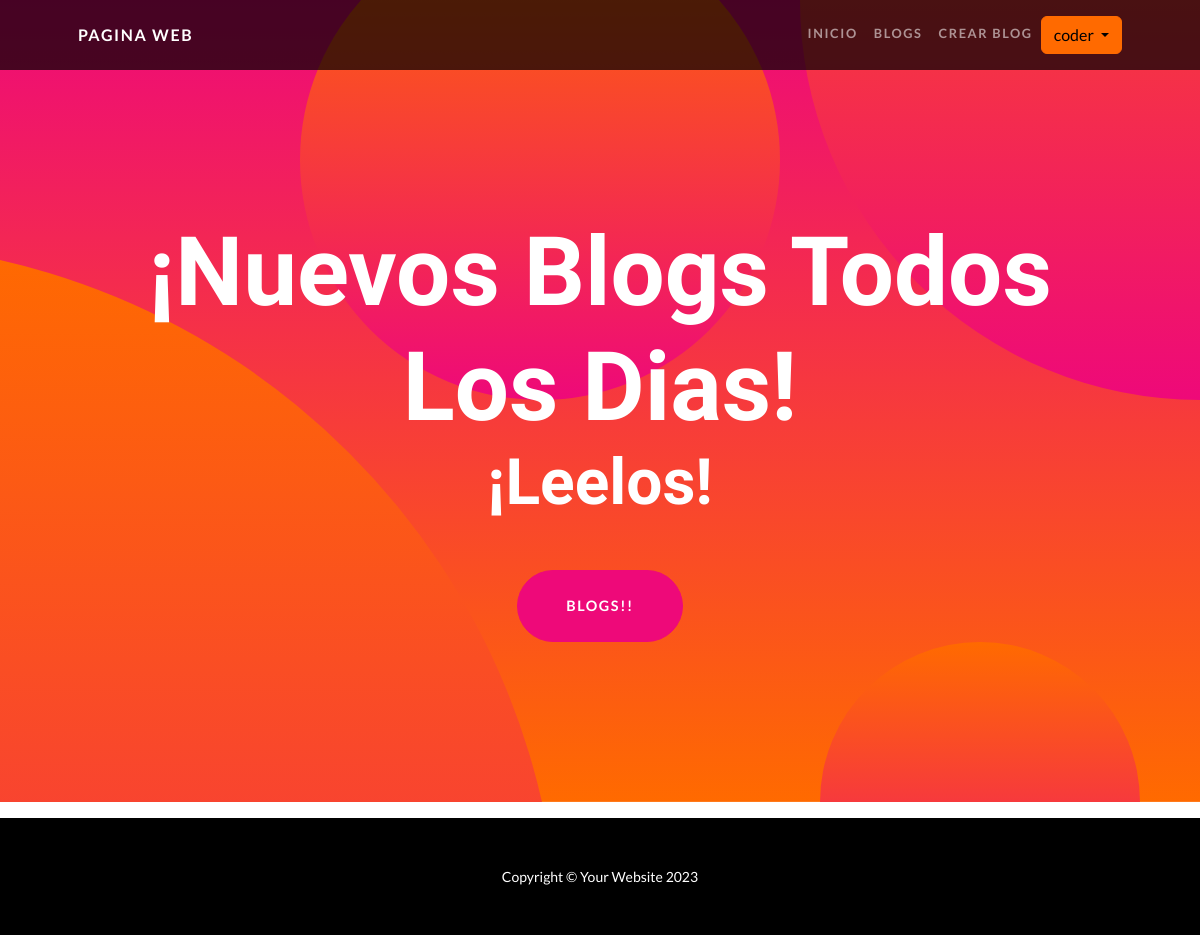
Page /blogs/list/ (signed in) on the earlier database version.
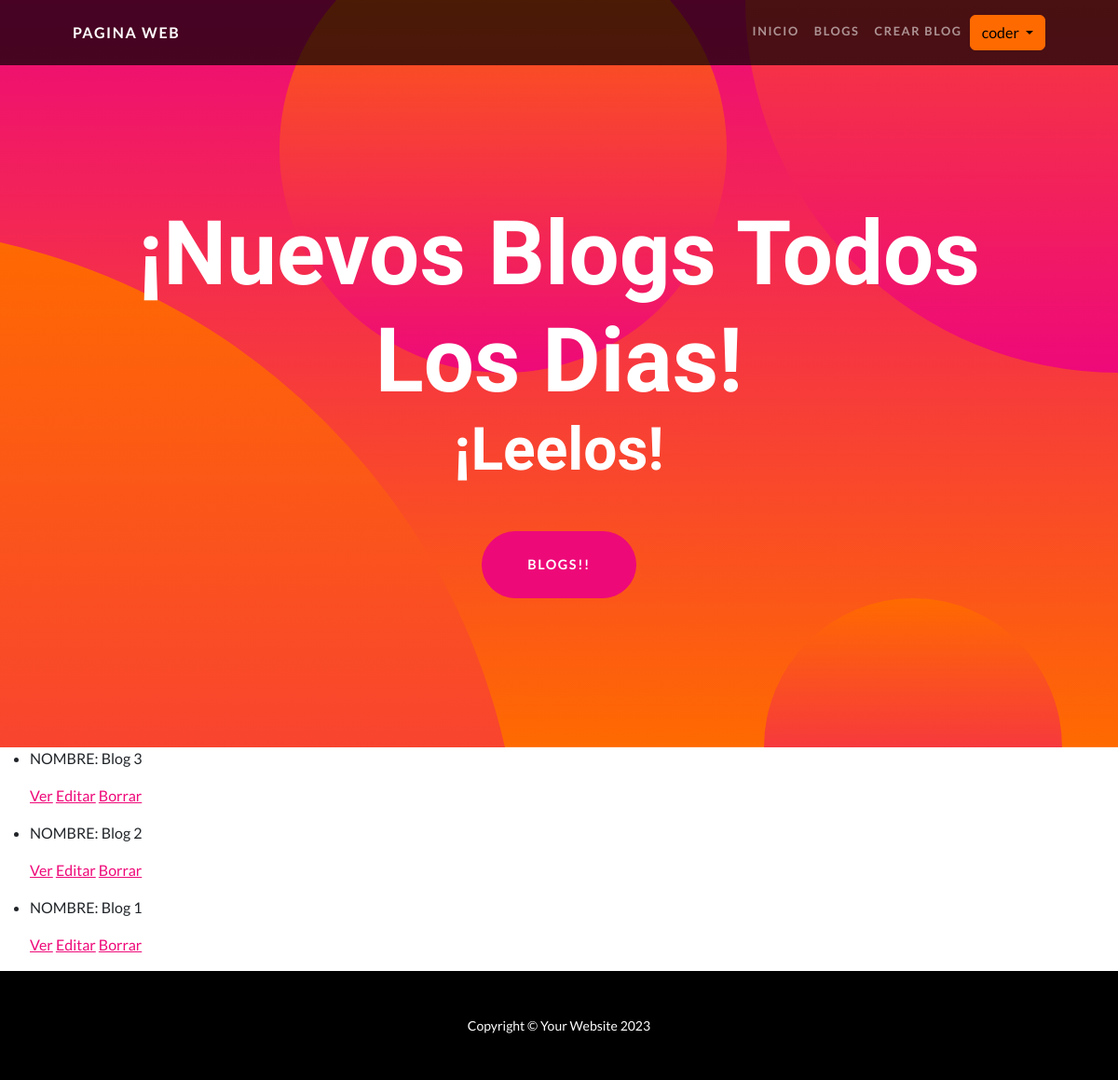
Same page on the later database version.
### App/models.py (models this page shows)
class Blog(models.Model):
    titulo = models.CharField(max_length=20)
    subtitulo = models.CharField(max_length=200)
    cuerpo = models.CharField(max_length=200)
    autor = models.CharField(max_length=200)
    fecha = models.DateField(blank=True, null=True,)
    imagen = models.ImageField(upload_to="Blog_imagen/", blank=True)

### App/views.py (the view)
# urls.py: path("blogs/list/", BlogList.as_view(), name="List"),
class BlogList(LoginRequiredMixin, ListView):
      model = Blog
      template_name = "App/blogs_list.html"

### App/context_processors.py (called while the page is built)
def custom_user(request):
    context = auth(request)
    user = context["user"]
    if user.is_authenticated:
        imagen = Avatar.objects.filter(user=request.user.id)
        cant = len(imagen)
        if cant > 0:
            context["user_avatar"] = imagen[cant - 1]
        else:
            context["user_avatar"] = ""
    return context

### App/templates/App/blogs_list.html (shortened to what this page needs)
{% extends "App/padre.html" %}
{% load static %}
{% block section1 %}
<ul>
    {% for blog in object_list %}
    <li>
        <p>NOMBRE: {{ blog.titulo }}</p>
        <p>
            <a href="{% url 'Detail' blog.id %}">Ver</a>
            <a href="{% url 'Edit' blog.id %}">Editar</a>
            <a href="{% url 'Delete' blog.id %}">Borrar</a>
        </p>
    </li>
    {% endfor %}
</ul>
{% endblock %}

### App/templates/App/padre.html (shortened to what this page needs)
<!DOCTYPE html>
<html lang="en">
    <head>
        {% load static %}
        <link href="{% static 'app/css/styles.css' %}" rel="stylesheet" />
    </head>
    <body id="page-top">
        <nav class="navbar navbar-expand-lg navbar-dark navbar-custom fixed-top">
            <div class="container px-5">
                <a class="navbar-brand" href="{% url 'Inicio' %}">Pagina web</a>
                <div class="collapse navbar-collapse" id="navbarResponsive">
                    <ul class="navbar-nav ms-auto">
                        <li class="nav-item"><a class="nav-link" href="{% url 'Inicio' %}">Inicio</a></li>
                        <li class="nav-item"><a class="nav-link" href="{% url 'List' %}">Blogs</a></li>
                        <li class="nav-item"><a class="nav-link" href="{% url 'New' %}">Crear Blog</a></li>
                        {% if request.user.is_authenticated %}
                           <div class="dropdown">
                               <button class="btn btn-secondary dropdown-toggle" type="button" id="dropdownMenuButton1" data-bs-toggle="dropdown">
                                  {{ request.user.username }}
                               </button>
                           </div>
                        {% endif %}
                    </ul>
                </div>
            </div>
        </nav>
        <header class="masthead text-center text-white">
            <div class="masthead-content">
                <div class="container px-5">
                    <h1 class="masthead-heading mb-0">¡Nuevos Blogs Todos Los Dias!</h1>
                    <h2 class="masthead-subheading mb-0">¡Leelos!</h2>
                    <a class="btn btn-primary btn-xl rounded-pill mt-5" href="{% url 'List' %}">Blogs!!</a>
                </div>
            </div>
            <div class="bg-circle-1 bg-circle"></div>
            <div class="bg-circle-2 bg-circle"></div>
            <div class="bg-circle-3 bg-circle"></div>
            <div class="bg-circle-4 bg-circle"></div>
        </header>
        {% block section1 %}
        {% endblock %}
        <footer class="py-5 bg-black">
            <div class="container px-5"><p class="m-0 text-center text-white small">Copyright &copy; Your Website 2023</p></div>
        </footer>
    </body>
</html>

Differences in the rows shown:
added Blog: titulo "Blog 3"
added Blog: titulo "Blog 2"
added Blog: titulo "Blog 1"
